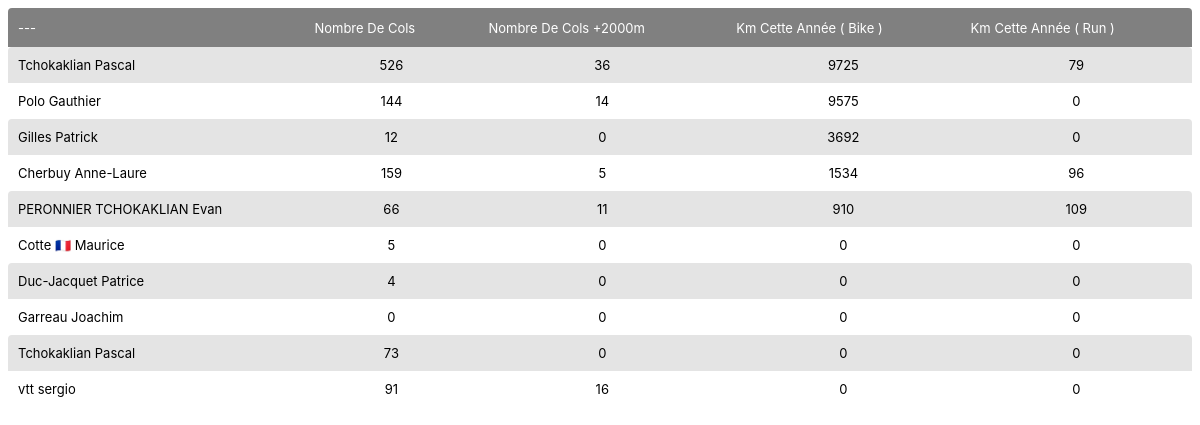
Page /stat_list/ on the earlier database version.
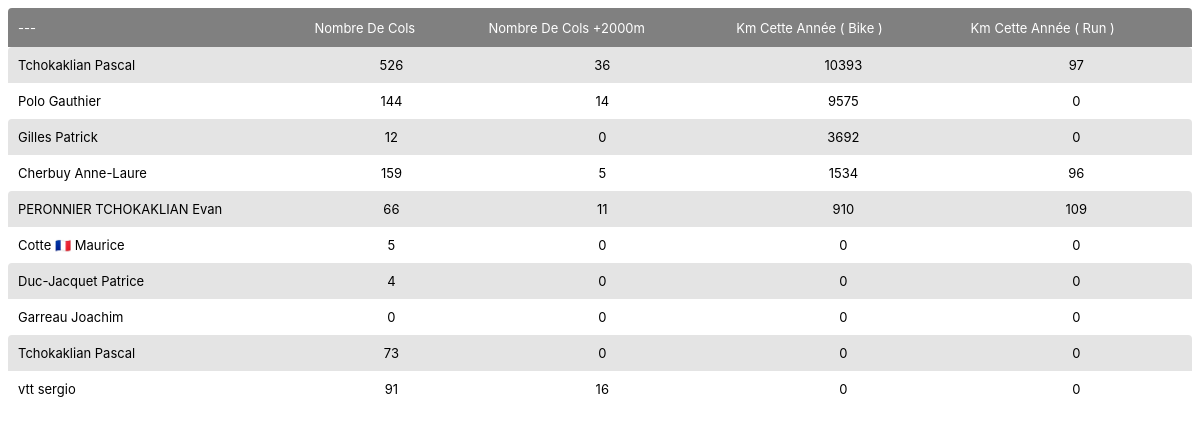
Same page on the later database version.
### myapp/models.py (models this page shows, shortened)
class User_dashboard(models.Model):
	id = models.IntegerField(auto_created=True,  primary_key=True)
	strava_user_id = models.IntegerField(null=True)
	col_count = models.IntegerField(null=True)
	col2000_count = models.IntegerField(null=True)
	bike_year_km  = models.IntegerField(null=True)
	run_year_km  = models.IntegerField(null=True)
	km4s = models.IntegerField(null=True)
	den4s = models.IntegerField(null=True)
	def get_nom_prenom(self):
		ret = 'Not Found'
		if self.strava_user_id != None:
			all_strava_user=Strava_user.objects.filter(strava_user_id = self.strava_user_id)
			strava_user = all_strava_user[0].strava_user
			authuserlist = User.objects.filter(username=strava_user)
			ret = authuserlist[0].last_name + ' ' + authuserlist[0].first_name
		return ret

class Strava_user(models.Model):
	id = models.IntegerField(auto_created=True,  primary_key=True)
	strava_user_id = models.IntegerField(null=True)
	strava_user = models.CharField(max_length=100, default="-")
	first_name = models.CharField(max_length=100, default="-")
	last_name = models.CharField(max_length=100, default="-")
	token_type = models.CharField(max_length=100, default="-")
	access_token = models.CharField(max_length=100, default="-")
	refresh_token = models.CharField(max_length=100, default="-")
	expire_at = models.IntegerField(null=True)
	city = models.CharField(max_length=50, null=True)
	country = models.CharField(max_length=50, null=True)
	sex = models.CharField(max_length=100, null=True)

### myapp/views.py (the view)
# urls.py: path('stat_list/',StatListView.as_view(), name = 'stat_list'),
class StatListView(MobileTemplateMixin, generic.ListView):
    model = User_dashboard
    context_object_name = 'stat_list'               # your own name for the list as a template
    template_name = "stat_list.html"                # Specify your own template name/location
    def get_queryset(self):
        qsOk = User_dashboard.objects.all().order_by('-bike_year_km')
        return qsOk

### myapp/views.py (called while the page is built)
def is_mobile_user_agent(request):
    ua = getattr(request, "user_agent", None)
    if ua is not None:
        return ua.is_mobile or ua.is_tablet
    ua_string = request.META.get("HTTP_USER_AGENT", "").lower()
    return any(tok in ua_string for tok in ("mobile", "android", "iphone", "ipad", "phone", "blackberry", "windows phone"))

    def is_mobile(self):
        if getattr(self, "force_mobile", False):
            return True
        if self.kwargs.get("force_mobile"):
            return True
        return is_mobile_user_agent(self.request)

    def get_template_names(self):
        names = super().get_template_names()
        if self.is_mobile():
            mobile_names = [self._mobile_template_name(name) for name in names]
            return mobile_names + names
        return names

    def get_context_data(self, **kwargs):
        context = super().get_context_data(**kwargs)
        if self.is_mobile() and getattr(self, "context_object_name", None):
            mobile_key = f"m_{self.context_object_name}"
            context.setdefault(mobile_key, context.get(self.context_object_name))
        return context

### myapp/templates/stat_list.html (shortened to what this page needs)
<!doctype html>
<html lang="en">
<head>
    {% load static %}
    <link rel="stylesheet" href="{% static 'css/grid.css' %}">
</head>
<body>
{% block content %}
  {% if stat_list %}
  <font size="2" face="verdana" >
  <table id = "myTable" width="100%" class="sortable n-last" >
    <thead>
      <tr>
        <th>---</th>
        <th >Nombre de Cols</th>
        <th>Nombre de Cols +2000m</th>
        <th>Km cette année ( bike )</th>
        <th>Km cette année ( run )</th>
      </tr>
    </thead>
    <tbody>
    {% for stat in stat_list %}
      {% if stat.get_nom_prenom != "Not Found" %}
      <tr>
        <td align="left">
          {{stat.get_nom_prenom }}
        </td>
        <td align="center">
          {{stat.col_count }}
        </td>
        <td align="center">
          {{stat.col2000_count }}
        </td>
        <td align="center">
          {{stat.bike_year_km }}
         </td>
        <td align="center">
          {{stat.run_year_km }}
        </td>
      </tr>
    {% endif %}
    {% endfor %}
  </tbody>
  </table>
  </font>
  {% else %}
    <p>There is no Stats in the Database.</p>
  {% endif %}
{% endblock %}
</body>
</html>

Differences in the rows shown:
changed User_dashboard (number 1 of 10 on the later page): bike_year_km "9725" → "10393"; run_year_km "79" → "97"
